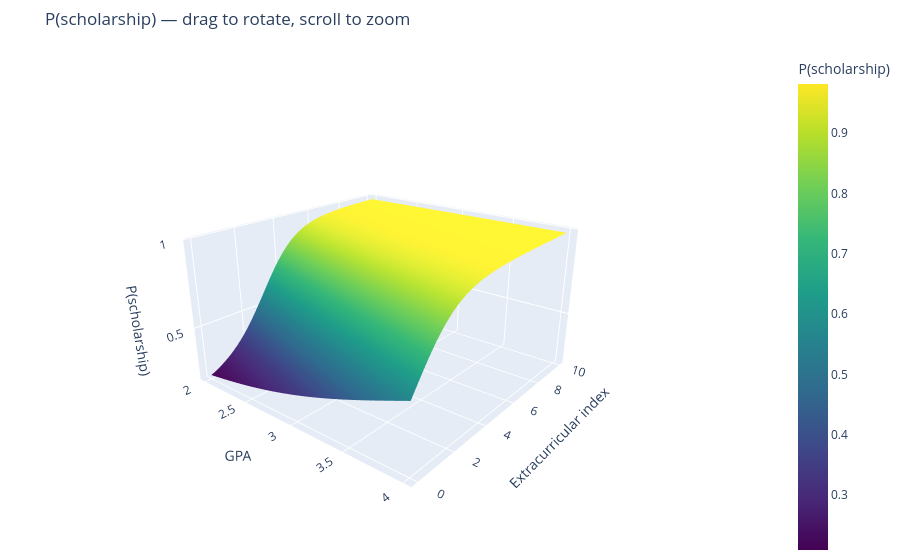

Notebook source saved alongside this figure:
### Markdown cell above
### A tiny network: 2 inputs → 2 hidden units → 1 output

Let $x_1$ be GPA and $x_2$ the extracurricular index (you can imagine them **standardized** or on fixed scales). With weights $w^{(1)}_{ij}$, hidden biases $b^{(1)}_j$, output weights $v_j$, output bias $b^{(2)}$, and the **same** logistic **sigmoid** $\sigma$ at the hidden units and again at the output (one functional form, applied twice):

$$z^{(1)}_1 = w^{(1)}_{11} x_1 + w^{(1)}_{12} x_2 + b^{(1)}_1, \quad a^{(1)}_1 = \sigma(z^{(1)}_1)$$
$$z^{(1)}_2 = w^{(1)}_{21} x_1 + w^{(1)}_{22} x_2 + b^{(1)}_2, \quad a^{(1)}_2 = \sigma(z^{(1)}_2)$$
$$z^{(2)} = v_1 a^{(1)}_1 + v_2 a^{(1)}_2 + b^{(2)}, \quad \hat{y} = \sigma(z^{(2)})$$

Here $\hat{y}$ is a **predicted probability** (scholarship). **Without** $\sigma$ in the hidden layer (if hidden activations were the identity), the map from $(x_1,x_2)$ to $z^{(2)}$ would stay **affine**—a single linear decision in the inputs. **With** nonlinear $\sigma$ in the hidden layer, even **two** hidden units can **bend** the surface and approximate nontrivial shapes over the plane.

The next cell turns these symbols into code: edit the **arrays** for weights and biases, re-run, and inspect the **3D** surface of $\hat{y}$ over GPA and extracurriculars. Default coefficients are chosen so that **higher GPA** and **higher extracurricular involvement** both correspond to **higher** predicted probability of a scholarship (on the plotted grid). The figure is **interactive**: with **Plotly** (`pip install plotly` if needed), drag to **rotate** and scroll to **zoom**; if Plotly is missing, the cell falls back to a static Matplotlib surface and prints a short install hint.

### Code cell
import numpy as np

# --- edit coefficients below. With all entries of W_h and w_out positive, increasing GPA
#     or extracurriculars pushes P(scholarship) up (monotone on this grid). ---
# Hidden: W_h[j,:] = weights for unit j on (GPA, extracurricular); b_h[j] = bias
W_h = np.array(
    [
        [0.90, 0.50],
        [0.70, 0.65],
    ]
)
b_h = np.array([-3.50, -4.00])

# Output: positive weights → higher hidden activations → higher logit before sigmoid
w_out = np.array([3.00, 3.00])
b_out = -2.00


def sigmoid(z):
    """Logistic; used at hidden units and at the output (same function throughout)."""
    return 1.0 / (1.0 + np.exp(-z))


def scholarship_prob(gpa, extracurricular):
    """Vectorized: gpa and extracurricular can be scalars or 2D grids (meshgrid)."""
    z1 = W_h[0, 0] * gpa + W_h[0, 1] * extracurricular + b_h[0]
    z2 = W_h[1, 0] * gpa + W_h[1, 1] * extracurricular + b_h[1]
    a1 = sigmoid(z1)
    a2 = sigmoid(z2)
    z_out = w_out[0] * a1 + w_out[1] * a2 + b_out
    return sigmoid(z_out)


# Grid (GPA in [2, 4], extracurricular index in [0, 10])
gpa_grid = np.linspace(2.0, 4.0, 60)
extra_grid = np.linspace(0.0, 10.0, 60)
GPA, EXTRA = np.meshgrid(gpa_grid, extra_grid)
Y_hat = scholarship_prob(GPA, EXTRA)

# Interactive 3D: drag to rotate / scroll to zoom (Plotly). Fallback: static Matplotlib.
try:
    import plotly.graph_objects as go

    fig = go.Figure(
        data=[
            go.Surface(
                x=gpa_grid,
                y=extra_grid,
                z=Y_hat,
                colorscale="Viridis",
                showscale=True,
                colorbar=dict(title="P(scholarship)"),
            )
        ]
    )
    fig.update_layout(
        title="P(scholarship) — drag to rotate, scroll to zoom",
        scene=dict(
            xaxis_title="GPA",
            yaxis_title="Extracurricular index",
            zaxis_title="P(scholarship)",
            aspectmode="manual",
            aspectratio=dict(x=1, y=1, z=0.55),
            camera=dict(eye=dict(x=1.35, y=-1.65, z=0.85)),
        ),
        height=560,
        margin=dict(l=0, r=0, t=50, b=0),
    )
    fig.show()
except ImportError:
    import matplotlib.pyplot as plt

    print(
        "Plotly not installed — showing a static Matplotlib surface.\n"
        "For an interactive (rotatable) plot: pip install plotly\n"
        "Or try: %matplotlib widget  (pip install ipympl) and use matplotlib in notebook mode."
    )
    fig = plt.figure(figsize=(9, 6))
    ax = fig.add_subplot(projection="3d")
    surf = ax.plot_surface(
        GPA,
        EXTRA,
        Y_hat,
        cmap="viridis",
        edgecolor="none",
        alpha=0.95,
    )
    ax.set_xlabel("GPA")
    ax.set_ylabel("Extracurricular index")
    ax.set_zlabel(r"$\hat{y}$ = P(scholarship)")
    fig.colorbar(surf, ax=ax, shrink=0.55, label=r"$\hat{y}$")
    plt.tight_layout()
    plt.show()

### Figure 1 — Plotly figure (JSON) as saved in the notebook; plotly's stock layout.template omitted (floating-point values rounded to 4 significant figures; data arrays with more than 128 entries replaced by an {"elided": "..."} marker saying what was removed)
{"data": [{"colorbar": {"title": {"text": "P(scholarship)"}}, "colorscale": [[0, "#440154"], [0.1111, "#482878"], [0.2222, "#3e4989"], [0.3333, "#31688e"], [0.4444, "#26828e"], [0.5556, "#1f9e89"], [0.6667, "#35b779"], [0.7778, "#6ece58"], [0.8889, "#b5de2b"], [1, "#fde725"]], "showscale": true, "type": "surface", "x": [2.0, 2.034, 2.068, 2.102, 2.136, 2.169, 2.203, 2.237, 2.271, 2.305, 2.339, 2.373, 2.407, 2.441, 2.475, 2.508, 2.542, 2.576, 2.61, 2.644, 2.678, 2.712, 2.746, 2.78, 2.814, 2.847, 2.881, 2.915, 2.949, 2.983, 3.017, 3.051, 3.085, 3.119, 3.153, 3.186, 3.22, 3.254, 3.288, 3.322, 3.356, 3.39, 3.424, 3.458, 3.492, 3.525, 3.559, 3.593, 3.627, 3.661, 3.695, 3.729, 3.763, 3.797, 3.831, 3.864, 3.898, 3.932, 3.966, 4.0], "y": [0.0, 0.1695, 0.339, 0.5085, 0.678, 0.8475, 1.017, 1.186, 1.356, 1.525, 1.695, 1.864, 2.034, 2.203, 2.373, 2.542, 2.712, 2.881, 3.051, 3.22, 3.39, 3.559, 3.729, 3.898, 4.068, 4.237, 4.407, 4.576, 4.746, 4.915, 5.085, 5.254, 5.424, 5.593, 5.763, 5.932, 6.102, 6.271, 6.441, 6.61, 6.78, 6.949, 7.119, 7.288, 7.458, 7.627, 7.797, 7.966, 8.136, 8.305, 8.475, 8.644, 8.814, 8.983, 9.153, 9.322, 9.492, 9.661, 9.831, 10.0], "z": {"elided": "60x60 float values"}}], "layout": {"height": 560, "margin": {"b": 0, "l": 0, "r": 0, "t": 50}, "scene": {"aspectmode": "manual", "aspectratio": {"x": 1, "y": 1, "z": 0.55}, "camera": {"eye": {"x": 1.35, "y": -1.65, "z": 0.85}}, "xaxis": {"title": {"text": "GPA"}}, "yaxis": {"title": {"text": "Extracurricular index"}}, "zaxis": {"title": {"text": "P(scholarship)"}}}, "title": {"text": "P(scholarship) — drag to rotate, scroll to zoom"}}}
